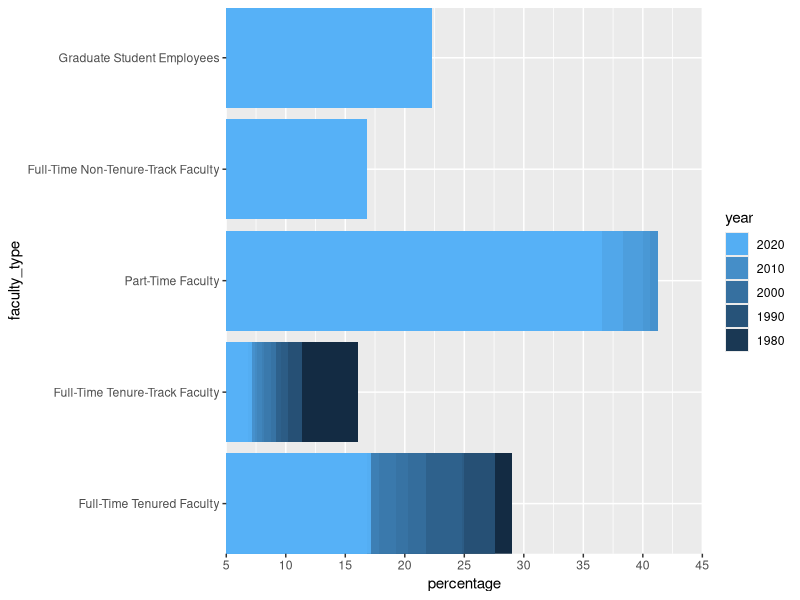
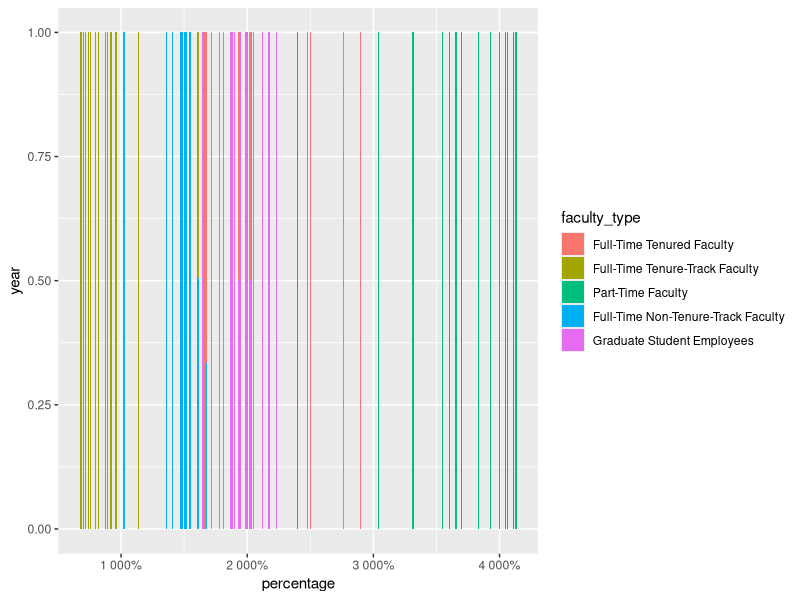
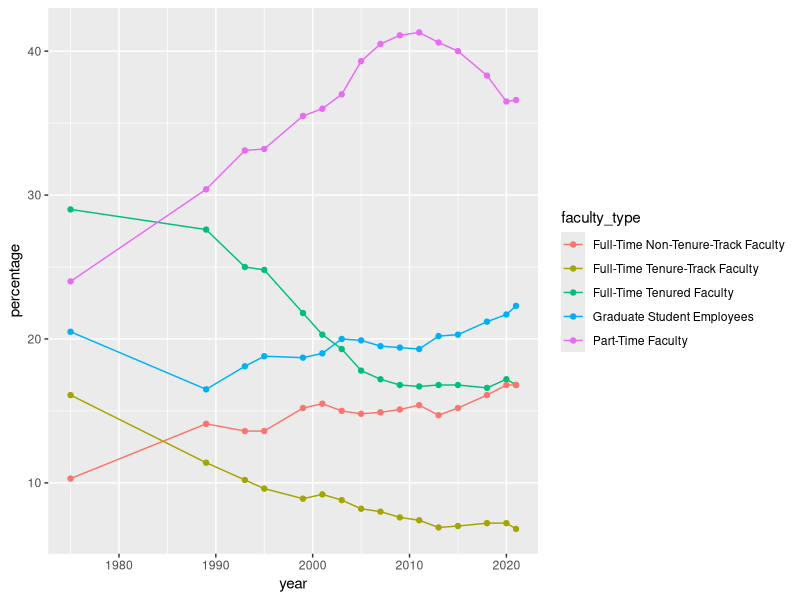
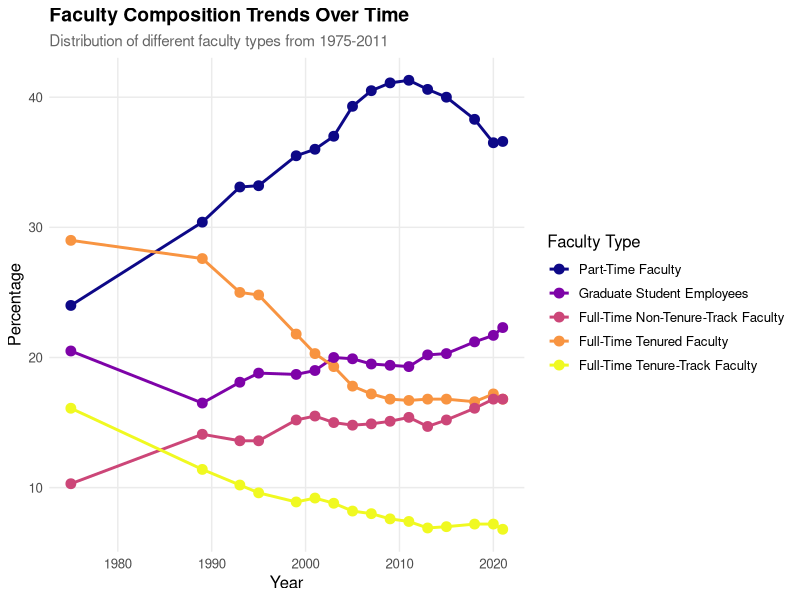

Here is the R script that generated these plots, in order:
## ---- chunk 1
#| label: packages

library(tidyverse)
library(scales)
## ---- chunk 2
#| label: load-data-staff
staff <- read_csv("data/instructional-staff.csv")
staff
## ---- chunk 3
#| label: reshape-instructor

staff_long <- staff |>
  pivot_longer(cols = -faculty_type,
               names_to = "year",
               names_transform = parse_number,
               values_to = "percentage") 


  
## ---- chunk 4
#| label: sad-plot-lite
staff_long|>
  mutate(faculty_type = fct_relevel(
    faculty_type,
    "Full-Time Tenured Faculty",
    "Full-Time Tenure-Track Faculty",
    "Full_Time Non-Tenure-Track Faculty",
    "Part-Time Faculty",
    "Graduate Student Employee"
  )) |>
  ggplot(mapping = aes(x = percentage, y = faculty_type, fill = year)) +
  geom_col(position = "dodge") + 
  scale_x_continuous(breaks = seq(from = 5, to = 45, by = 5)) +
  coord_cartesian(xlim = c(5, 45), expand = FALSE) + 
  guides(fill = guide_legend(reverse = TRUE))
## ---- chunk 5
#| label: sad-plot-bar

staff_long|>
  mutate(faculty_type = fct_relevel(
    faculty_type,
    "Full-Time Tenured Faculty",
    "Full-Time Tenure-Track Faculty",
    "Full_Time Non-Tenure-Track Faculty",
    "Part-Time Faculty",
    "Graduate Student Employee"
  )) |>
  ggplot(mapping = aes(x = percentage, y = year, fill = faculty_type)) +
  geom_col(position = "fill") + 
  scale_x_continuous(labels = label_percent()) 
## ---- chunk 6
#| label: sad-plot-line

staff_long|>
 ggplot(mapping = aes(
   x = year, y = percentage, color = faculty_type,
   group = faculty_type
 )) + 
  geom_line() +
  geom_point()
## ---- chunk 7
#| label: sad-plot-line-final

install.packages("viridis")
library(viridis)


staff_final <- staff_long |>
  group_by(faculty_type) |>
  slice_max(year) |>
  arrange(desc(percentage))

staff_long |>
  mutate(faculty_type = factor(faculty_type, 
                              levels = staff_final$faculty_type)) |>
  ggplot(aes(
    x = year, 
    y = percentage, 
    color = faculty_type,
    group = faculty_type
  )) + 
  geom_line(linewidth = 1) +
  geom_point(size = 3) +
  scale_color_viridis_d(option = "plasma") +
  labs(
    title = "Faculty Composition Trends Over Time",
    subtitle = "Distribution of different faculty types from 1975-2011",
    x = "Year",
    y = "Percentage",
    color = "Faculty Type"
  ) +
  theme_minimal() +
  theme(
    legend.position = "right",
    panel.grid.minor = element_blank(),
    text = element_text(size = 12),
    plot.title = element_text(size = 14, face = "bold"),
    plot.subtitle = element_text(size = 11, color = "gray40")
  )
## ---- chunk 8
#| label: part-time-faculty

# add code here
